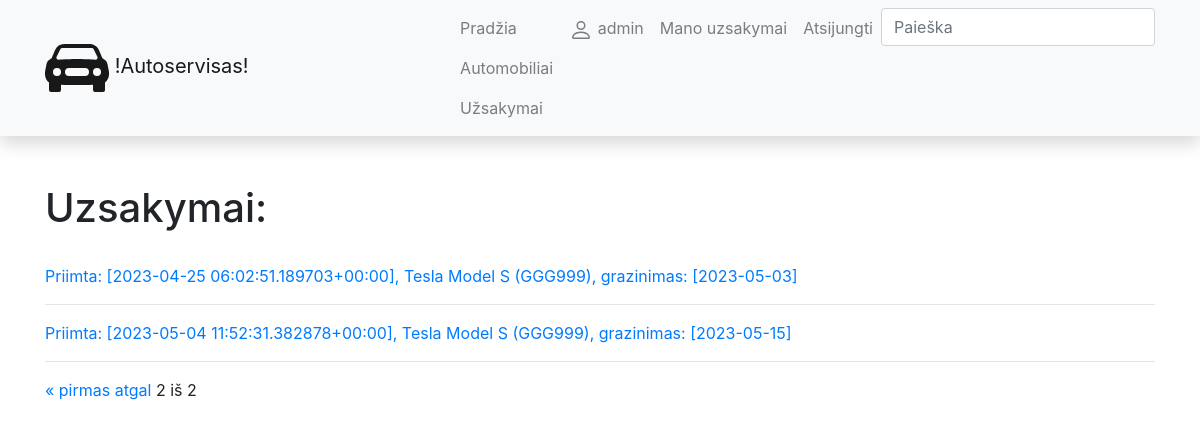
/autoservisas/orders/?page=2 (signed in), run on the app's committed database.
### autoservisas/models.py (models this page shows, shortened)
class Uzsakymas(models.Model):
    data = models.DateTimeField(verbose_name='Data ir laikas', auto_now_add=True)
    automobilis = models.ForeignKey(to='Automobilis', verbose_name='Automobilis', on_delete=models.SET_NULL, null=True)
    klientas = models.ForeignKey(to=User, on_delete=models.SET_NULL, null=True, blank=True)
    grazinimo_data = models.DateField(verbose_name='Bus atlikta', null=True, blank=True)
    LOAN_STATUS = (
        ('p', 'Patvirtinta'),
        ('v', 'Vykdoma'),
        ('a', 'Atsaukta'),
        ('t', 'Tvirtinama'),
        ('i', 'Ivykdyta'),
    )
    status = models.CharField(verbose_name="Busena", max_length=1, choices=LOAN_STATUS, blank=True, default='t')
    def __str__(self):
        return f'Priimta: [{self.data}], {self.automobilis}, grazinimas: [{self.grazinimo_data}]'
    class Meta:
        verbose_name = "Uzsakymas"
        verbose_name_plural = "Uzsakymai"

class Automobilis(models.Model):
    valstybinis_nr = models.CharField(verbose_name='Valstybinis numeris', max_length=6)
    vin = models.CharField(verbose_name='VIN kodas', max_length=17)
    kliento_vardas = models.CharField(verbose_name='Savininkas', max_length=50)
    automobilio_modelis = models.ForeignKey(to='AutomobilioModelis', verbose_name='Automobilio modelis', on_delete=models.SET_NULL, null=True)
    photo = models.ImageField(verbose_name="Nuotrauka", upload_to='vehicles', null=True, blank=True) #arba tik blank=True
    description = HTMLField(verbose_name='Aprasymas', max_length=2000, default='')
    def __str__(self):
        return f'{self.automobilio_modelis} ({self.valstybinis_nr})'
    class Meta:
        verbose_name = "Automobilis"
        verbose_name_plural = "Automobiliai"

class AutomobilioModelis(models.Model):
    marke = models.CharField(verbose_name='Gamintojas', max_length=50)
    modelis = models.CharField(verbose_name='Modelis', max_length=50)
    def __str__(self):
        return f'{self.marke} {self.modelis}'
    class Meta:
        verbose_name = "Automobilio modelis"
        verbose_name_plural = "Automobilio modeliai"

### autoservisas/views.py (the view)
# urls.py: path('orders/', views.OrderListView.as_view(), name='orders'),
class OrderListView(generic.ListView):
    model = Uzsakymas
    template_name = 'orders.html'
    context_object_name = 'orders'
    paginate_by = 2

### autoservisas/templates/orders.html (shortened to what this page needs)
{% extends 'base.html'%}
{% block content %}
<h1>Uzsakymai:</h1>
<br>
{% for order in orders %}
<a href="{{ order.pk }}">
    <p>{{ order }}</p>
</a>
<hr>
{% endfor %}
<div class="pagination">
    <span class="step-links">
        {% if page_obj.has_previous %}
            <a href="?page=1">&laquo; pirmas</a>
            <a href="?page={{ page_obj.previous_page_number }}">atgal</a>
        {% endif %}
        <span class="current">
            {{ page_obj.number }} iš {{ page_obj.paginator.num_pages }}
        </span>
    </span>
</div>
{% endblock %}

### autoservisas/templates/base.html (shortened to what this page needs)
<!DOCTYPE html>
<html lang="en">
<head>
    <link rel="stylesheet" href="https://stackpath.bootstrapcdn.com/bootstrap/4.1.3/css/bootstrap.min.css"
>
    <link rel="stylesheet" href="https://cdnjs.cloudflare.com/ajax/libs/font-awesome/4.7.0/css/font-awesome.min.css">
    {% load static %}
</head>
<body>
{% load i18n %}
<nav class="navbar navbar-expand-lg navbar-light bg-light static-top mb-5 shadow">
    <div class="container">
        <a class="navbar-brand" href="#">
            !Autoservisas!</a>
        <div class="collapse navbar-collapse" id="navbarResponsive">
            <ul class="navbar-nav ml-auto">
                <li class="nav-item">
                    <a class="nav-link" href="{% url 'index' %}">Pradžia</a>
                    <a class="nav-link" href="{% url 'vehicles' %}">Automobiliai</a>
                    <a class="nav-link" href="{% url 'orders' %}">Užsakymai</a>
                </li>
                {% if user.is_authenticated %}
                <li class="nav-item"><a class="nav-link" href="">
                    {{ user.get_username }}</a></li>
                <li class="nav-item"><a class="nav-link" href="{% url 'my_orders'%}">Mano uzsakymai</a></li>
                <li class="nav-item"><a class="nav-link" href="{% url 'logout'%}">Atsijungti</a></li>
                {% else %}
                <li class="nav-item"><a class="nav-link" href="{% url 'register'%}">Registruotis</a></li>
                <li class="nav-item"><a class="nav-link" href="{% url 'login'%}">Prisijungti</a></li>
                {% endif %}
                <li>
                <form action="{% url 'search' %}" method="get" class="form-inline my-2 my-md-0">
                <input name="query" class="form-control" type="text" placeholder="Paieška">
                </form>
                </li>
            </ul>
        </div>
    </div>
</nav>
<div class="container">
    {% block content %}{% endblock %}
</div>
</body>
</html>

### data on the page
Uzsakymas: data+automobilis+grazinimo_data "Priimta: [2023-04-25 06:02:51.189703+00:00], Tesla Model S (GGG999), grazinimas: [2023-05-03]"
Uzsakymas: data+automobilis+grazinimo_data "Priimta: [2023-05-04 11:52:31.382878+00:00], Tesla Model S (GGG999), grazinimas: [2023-05-15]"

### other printed values
{{ user.get_username }} "admin"
{{ page_obj.number }} "2"
{{ page_obj.paginator.num_pages }} "2"
